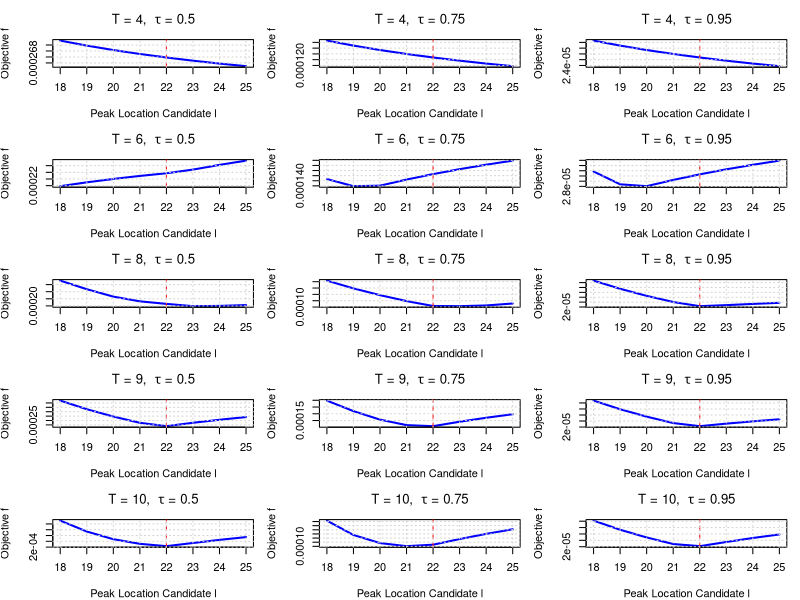

R code for this plot:
# ---------------------------------------------------------------------------
# Quantile-Based Peak Estimation with Asymmetric Laplace to match tau
# ---------------------------------------------------------------------------
# ---------------------------------------------------------------------------
# Asymmetric Laplace with P(e < 0)= tau
# ---------------------------------------------------------------------------
rasy_laplace <- function(n, tau, z) {
  u <- runif(n)
  sample <- numeric(n)
  
  for (i in 1:n) {
    if (u[i] < tau) { 
      sample[i] <- -rexp(1, rate = 1 + z) 
    } else { 
      sample[i] <- rexp(1, rate = 1 - z) 
    }
  }
  
  return(sample)
}

# ---------------------------------------------------------------------------
# Quantile Loss
# ---------------------------------------------------------------------------
quantile_loss <- function(u, tau) {
  u * ( tau - (u < 0) )
}

# ---------------------------------------------------------------------------
# Weighted Quantile
# ---------------------------------------------------------------------------
med_weighted_tau <- function(I, l, s, tau) {
  T <- length(I)
  
  x <- I * exp(((1:T) - l)^2 / s^2)
  w <- exp(-((1:T) - l)^2 / s^2)
  
  o <- order(x)
  x_sorted <- x[o]
  w_sorted <- w[o]
  
  cum_w <- cumsum(w_sorted)
  cutoff <- tau * sum(w_sorted)
  
  k <- min(which(cum_w >= cutoff))
  
  return(x_sorted[k]) 
}

# ---------------------------------------------------------------------------
# Quantile-Based Amplitude
# ---------------------------------------------------------------------------
compute_a <- function(I, l, s, tau) {
  med_weighted_tau(I, l, s, tau)
}

# ---------------------------------------------------------------------------
# Quantile Loss objective
# ---------------------------------------------------------------------------
objective_function <- function(I, a, l, s, tau) {
  t <- seq_along(I)
  fitted <- a * exp(-((t - l)^2) / s^2)
  u <- I - fitted
  mean(quantile_loss(u, tau))
}

# ---------------------------------------------------------------------------
# Optimize s for a given l
# ---------------------------------------------------------------------------
search_best_s <- function(I, l, tau) {
  f_obj <- function(s) {
    a_hat <- compute_a(I, l, s, tau)
    objective_function(I, a_hat, l, s, tau)
  }
  optimize(f_obj, interval = c(1, 20), tol = 1e-4)$minimum
}

# ---------------------------------------------------------------------------
# Main simulation
# ---------------------------------------------------------------------------
simulate_quantile_objective_asy <- function(T, A, L, S, tau, z, snr = Inf, seed = NULL) {
  t <- 1:T
  signal <- A * exp(-((t - L)^2) / S^2)
  
  if (!is.null(seed)) set.seed(seed)
  
  if (is.finite(snr)) {
    b <- A / (sqrt(2) * snr)
    noise <- rasy_laplace(T, tau, z) * b
    I <- signal + noise
  } else {
    I <- signal
  }
  
  l_grid <- 18:25
  losses <- sapply(l_grid, function(l) {
    s_hat <- search_best_s(I, l, tau)
    a_hat <- compute_a(I, l, s_hat, tau)
    objective_function(I, a_hat, l, s_hat, tau)
  })
  
  data.frame(l = l_grid, loss = losses, T = T)
}

# ---------------------------------------------------------------------------
# Combined Plotting Utility for All Tau and T Values (Asymmetric Laplace)
# ---------------------------------------------------------------------------
plot_all_asymmetric_objectives <- function(results_all, L_true) {
  Ts <- sort(unique(results_all$T))
  taus <- sort(unique(results_all$tau))
  
  png(filename = "plot_asymmetric_all.png", width = 900, height = 1200, res = 120)
  old_par <- par(mfrow = c(length(Ts), length(taus)), mar = c(4, 4, 3, 1))
  on.exit({ par(old_par); dev.off() })
  
  for (T_val in Ts) {
    for (tau_val in taus) {
      subset_data <- subset(results_all, T == T_val & tau == tau_val)
      plot(subset_data$l, subset_data$loss, type = "l", lwd = 2, col = "blue",
           xlab = "Peak Location Candidate l",
           ylab = expression("Objective " * f),
           main = bquote("T = " * .(T_val) * ",  " * tau * " = " * .(tau_val)))
      abline(v = L_true, col = "red", lty = 2)
      grid()
    }
  }
}

# ---------------------------------------------------------------------------
# Run simulation and generate merged plot
# ---------------------------------------------------------------------------
A_true <- 1
L_true <- 22
S_true <- 10
snr <- 1000
seed <- 280
T_vals <- c(4, 6, 8, 9, 10)
tau_values <- c(0.5, 0.75, 0.95)
z <- 0  # Controls asymmetry; z = 0 gives symmetric Laplace

results_all <- do.call(rbind, lapply(tau_values, function(tau_val) {
  do.call(rbind, lapply(T_vals, function(T) {
    df <- simulate_quantile_objective_asy(
      T, A = A_true, L = L_true, S = S_true,
      tau = tau_val, z = z, snr = snr, seed = seed
    )
    df$tau <- tau_val
    df
  }))
}))

plot_all_asymmetric_objectives(results_all, L_true)
cat("Combined plot saved to plot_asymmetric_all.png\n")
